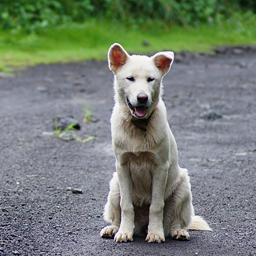
//> input picture OpenCV/images/dog.bmp, 256 x 256 px
$ ./1._블러링   (built with g++ and OpenCV 4)
//> lines starting //> are read from the running program, lines starting //| are printed output that depends on the picture; after the words box and inside, x2 and y2 are one past the last pixel; in counts of white or black regions, pixels touching at a corner belong together
#include <iostream>
#include <opencv2/imgcodecs.hpp>
#include <opencv2/imgproc.hpp>
#include <opencv2/highgui.hpp>

using namespace std;
using namespace cv;

int main() {
    Mat src = imread("OpenCV/images/dog.bmp", IMREAD_GRAYSCALE);
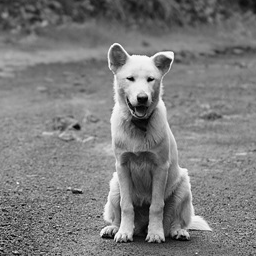
//> src: 256 rows x 256 cols, CV_8UC1; min 0, max 252, mean 123.8
    if (src.empty()) {
        cerr << "Image load failed!" << endl;
        return -1;
    }
    imshow("src", src);

    Mat dst;
    for (int ksize = 3; ksize <= 7; ksize += 2) {
        blur(src, dst, Size(ksize, ksize));
        String desc = format("Mean: %dx%d", ksize, ksize);
        putText(dst, desc, Point(10, 30), FONT_HERSHEY_SIMPLEX, 1.0, Scalar(255), 1, LINE_AA);
        imshow("dst", dst);
        waitKey(0);
    }
//> this loop made 3 passes
//> pass 1, `blur(src, dst, Size(ksize, ksize));`:
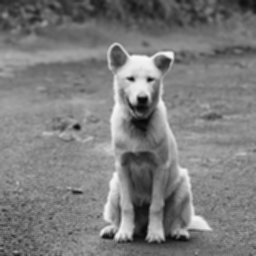
//> dst: 256 rows x 256 cols, CV_8UC1; min 7, max 247, mean 123.8
//> pass 1, `putText(dst, desc, Point(10, 30), FONT_HERSHEY_SIMPLEX, 1.0, Scalar(25..`:
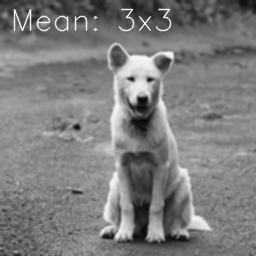
//> dst: 256 rows x 256 cols, CV_8UC1; 1.53% of pixels changed, all inside (x1, y1, x2, y2) = (13, 8, 172, 32)
//> pass 2, `putText(dst, desc, Point(10, 30), FONT_HERSHEY_SIMPLEX, 1.0, Scalar(25..`:
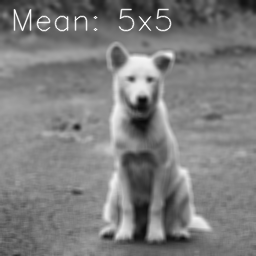
//> dst: 256 rows x 256 cols, CV_8UC1; min 9, max 255, mean 125.1

    return 0;
}

$ run again, with OpenCV/images/cat.bmp copied over OpenCV/images/dog.bmp
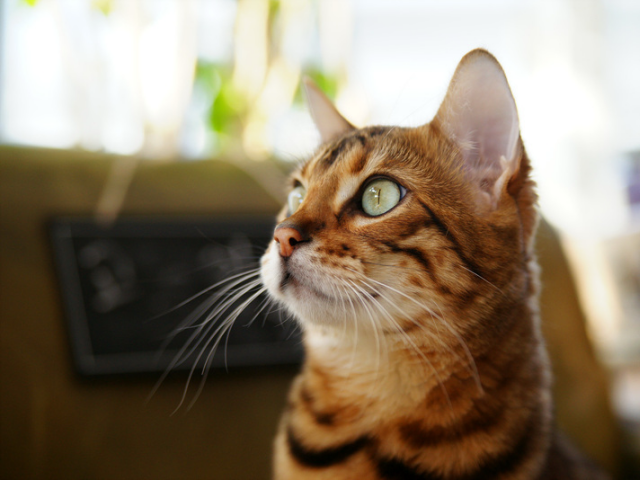
//> input picture OpenCV/images/cat.bmp, 640 x 480 px
//> `Mat src = imread("OpenCV/images/dog.bmp", IMREAD_GRAYSCALE);`:
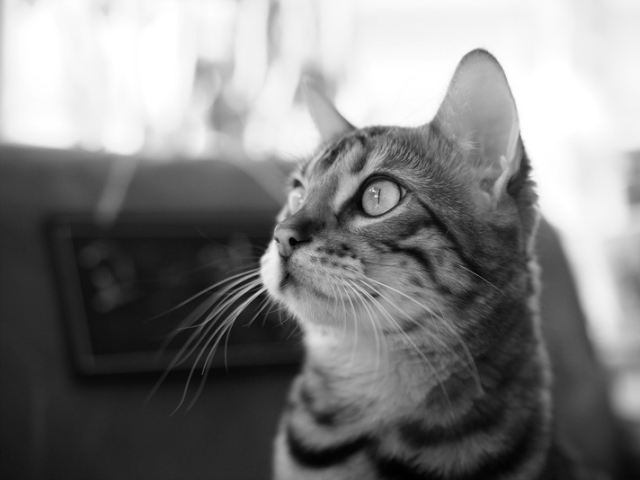
//> src: 480 rows x 640 cols, CV_8UC1; min 0, max 255, mean 127.8

$ run again, with OpenCV/images/field.bmp copied over OpenCV/images/dog.bmp
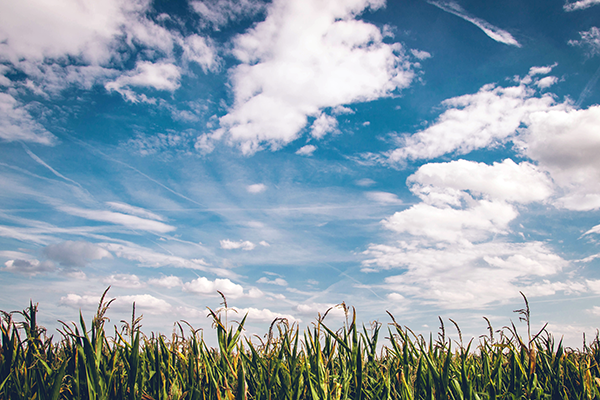
//> input picture OpenCV/images/field.bmp, 600 x 400 px
//> the loop `for (int ksize = 3; ksize <= 7; ksize += 2)` made 3 passes
//> pass 1, `putText(dst, desc, Point(10, 30), FONT_HERSHEY_SIMPLEX, 1.0, Scalar(25..`:
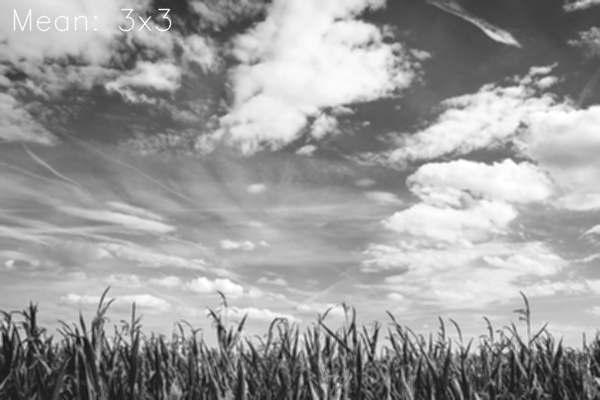
//> dst: 400 rows x 600 cols, CV_8UC1; min 19, max 255, mean 156.4
//> pass 2, `putText(dst, desc, Point(10, 30), FONT_HERSHEY_SIMPLEX, 1.0, Scalar(25..`:
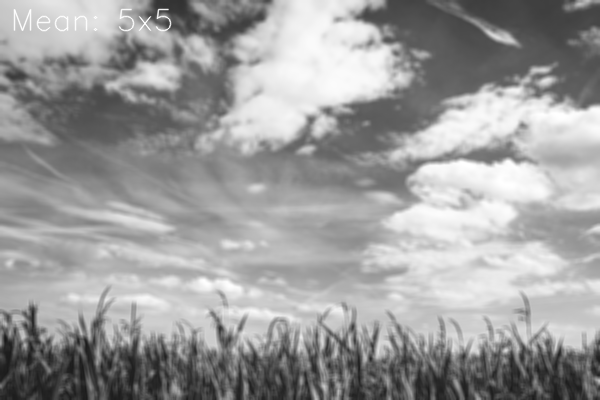
//> dst: 400 rows x 600 cols, CV_8UC1; min 25, max 255, mean 156.4
